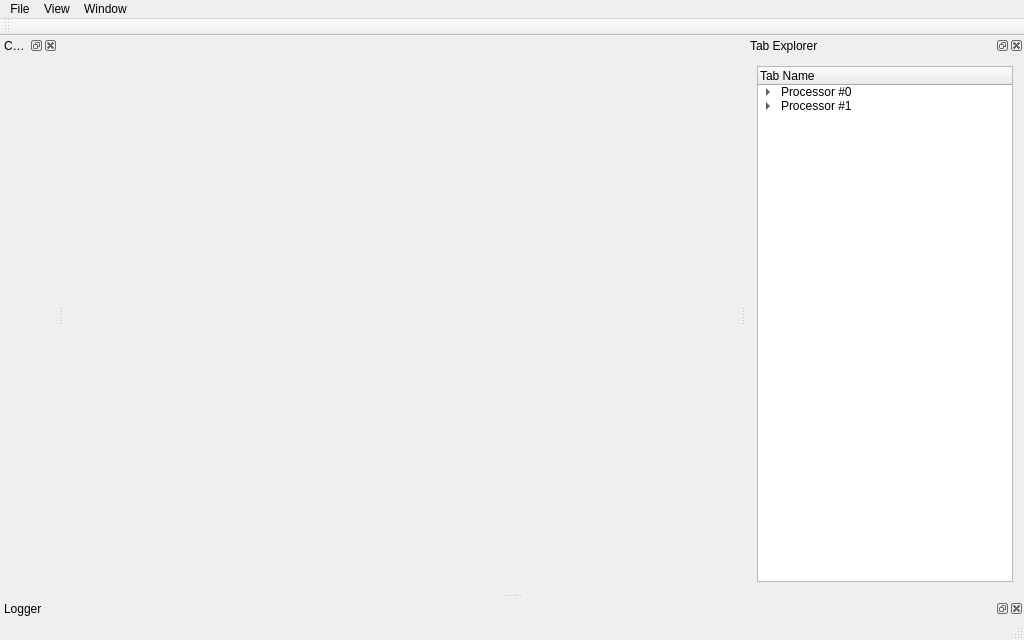
<?xml version="1.0" encoding="UTF-8"?>
<ui version="4.0">
 <class>MicrocontrollerMonitorClass</class>
 <widget class="QMainWindow" name="MicrocontrollerMonitorClass">
  <property name="geometry">
   <rect>
    <x>0</x>
    <y>0</y>
    <width>1024</width>
    <height>640</height>
   </rect>
  </property>
  <property name="windowTitle">
   <string>MicrocontrollerMonitor</string>
  </property>
  <widget class="QWidget" name="centralWidget">
   <layout class="QHBoxLayout" name="horizontalLayout"/>
  </widget>
  <widget class="QMenuBar" name="menuBar">
   <property name="geometry">
    <rect>
     <x>0</x>
     <y>0</y>
     <width>1024</width>
     <height>22</height>
    </rect>
   </property>
   <widget class="QMenu" name="menuView">
    <property name="title">
     <string>View</string>
    </property>
   </widget>
   <widget class="QMenu" name="menuWindow">
    <property name="title">
     <string>Window</string>
    </property>
    <addaction name="actionNewMonitoringTab"/>
   </widget>
   <widget class="QMenu" name="menuFile">
    <property name="title">
     <string>File</string>
    </property>
    <addaction name="actionOpenSymbolFile"/>
   </widget>
   <addaction name="menuFile"/>
   <addaction name="menuView"/>
   <addaction name="menuWindow"/>
  </widget>
  <widget class="QToolBar" name="mainToolBar">
   <attribute name="toolBarArea">
    <enum>TopToolBarArea</enum>
   </attribute>
   <attribute name="toolBarBreak">
    <bool>false</bool>
   </attribute>
  </widget>
  <widget class="QStatusBar" name="statusBar"/>
  <widget class="QDockWidget" name="dockWidgetConnection">
   <property name="windowTitle">
    <string>Connection</string>
   </property>
   <attribute name="dockWidgetArea">
    <number>1</number>
   </attribute>
   <widget class="QWidget" name="dockWidgetConnectionContents"/>
  </widget>
  <widget class="QDockWidget" name="dockWidgetTabExplorer">
   <property name="windowTitle">
    <string>Tab Explorer</string>
   </property>
   <attribute name="dockWidgetArea">
    <number>2</number>
   </attribute>
   <widget class="QWidget" name="dockWidgetTabExplorerContents">
    <layout class="QHBoxLayout" name="horizontalLayout_6">
     <item>
      <widget class="QTreeWidget" name="treeWidgetTabExplorer">
       <column>
        <property name="text">
         <string>Tab Name</string>
        </property>
       </column>
       <item>
        <property name="text">
         <string>Processor #0</string>
        </property>
        <item>
         <property name="text">
          <string>Tab #0</string>
         </property>
        </item>
        <item>
         <property name="text">
          <string>Tab #1</string>
         </property>
        </item>
       </item>
       <item>
        <property name="text">
         <string>Processor #1</string>
        </property>
        <item>
         <property name="text">
          <string>Tab #0</string>
         </property>
        </item>
        <item>
         <property name="text">
          <string>Tab #1</string>
         </property>
        </item>
       </item>
      </widget>
     </item>
    </layout>
   </widget>
  </widget>
  <widget class="QDockWidget" name="dockWidgetLogger">
   <property name="windowTitle">
    <string>Logger</string>
   </property>
   <attribute name="dockWidgetArea">
    <number>8</number>
   </attribute>
   <widget class="QWidget" name="dockWidgetLoggerContents"/>
  </widget>
  <action name="actionNewMonitoringTab">
   <property name="text">
    <string>New Monitoring Tab</string>
   </property>
   <property name="shortcut">
    <string>Ctrl+N</string>
   </property>
  </action>
  <action name="actionOpenSymbolFile">
   <property name="text">
    <string>Open Symbol File</string>
   </property>
   <property name="shortcut">
    <string>Ctrl+O</string>
   </property>
  </action>
 </widget>
 <layoutdefault spacing="6" margin="11"/>
 <resources>
  <include location="MicrocontrollerMonitor.qrc"/>
 </resources>
 <connections/>
</ui>
